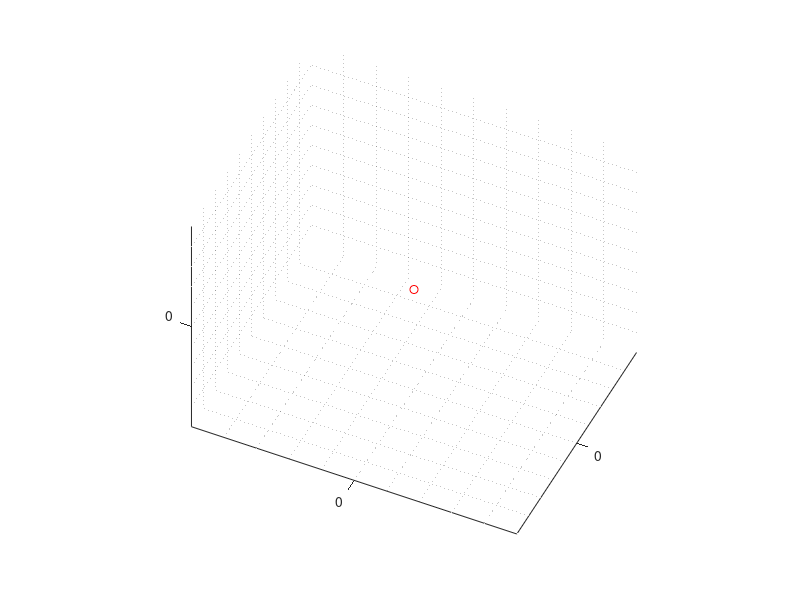

MATLAB code for this plot: (Note: this script raises an error after producing the figure.)
figure
hold on
axis equal
grid minor
view(25,45)
plot3(0,0,0,'ro')
plot3(R(1,:),R(2,:),R(3,:),'b')
plot3(R(1,:),R(2,:),R(3,:),'k.')

figure
subplot(3,1,1)
hold on
plot(T,U(1,:),'g')
plot(T,U(1,:),'k.')
subplot(3,1,2)
hold on
plot(T,rad2deg(U(2,:)),'g')
plot(T,rad2deg(U(2,:)),'k.')
subplot(3,1,3)
hold on
plot(T,rad2deg(U(3,:)),'g')
plot(T,rad2deg(U(3,:)),'k.')

figure
subplot(3,2,1)
hold on
plot(T(1),mee_0(1),'bo')
plot(T(end),mee_f(1),'bo')
plot(T,soln.grid.state(1,:),'r.')
subplot(3,2,2)
hold on
plot(T(1),mee_0(2),'bo')
plot(T(end),mee_f(2),'bo')
plot(T,soln.grid.state(2,:),'r.')
subplot(3,2,3)
hold on
plot(T(1),mee_0(3),'bo')
plot(T(end),mee_f(3),'bo')
plot(T,soln.grid.state(3,:),'r.')
subplot(3,2,4)
hold on
plot(T(1),mee_0(4),'bo')
plot(T(end),mee_f(4),'bo')
plot(T,soln.grid.state(4,:),'r.')
subplot(3,2,5)
hold on
plot(T(1),mee_0(5),'bo')
plot(T(end),mee_f(5),'bo')
plot(T,soln.grid.state(5,:),'r.')
subplot(3,2,6)
hold on
plot(T(1),mee_0(6),'bo')
plot(T(end),mee_f(6),'bo')
plot(T,soln.grid.state(6,:),'r.')